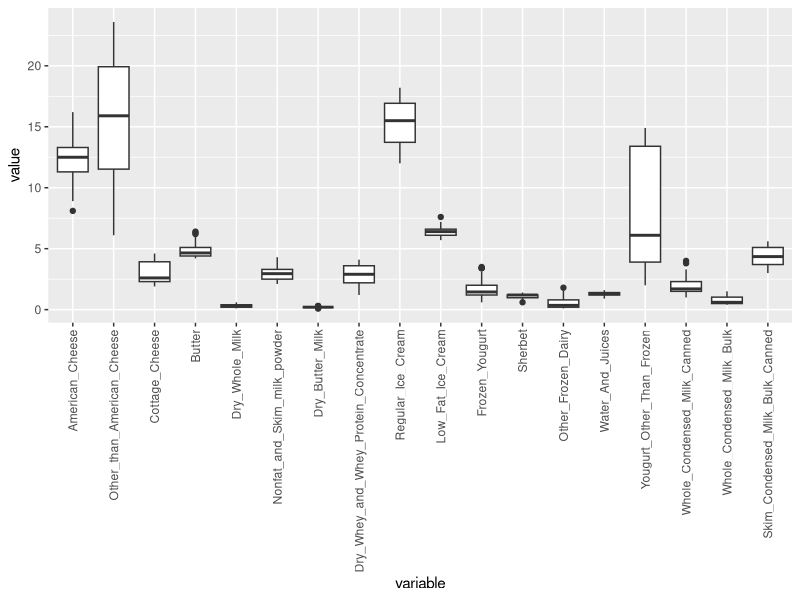
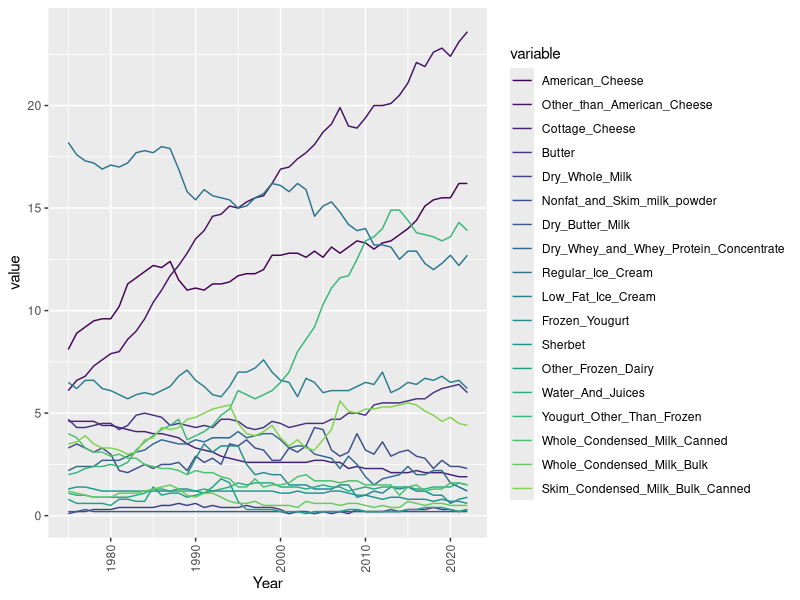
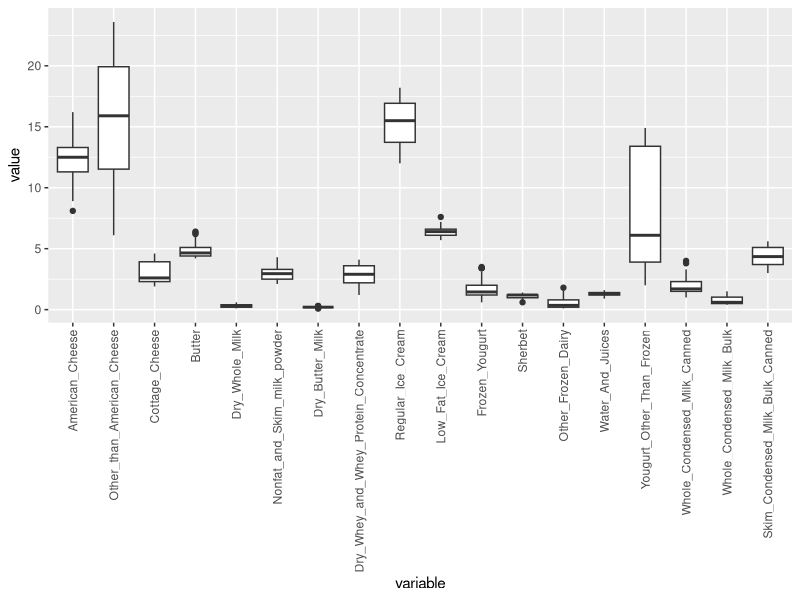
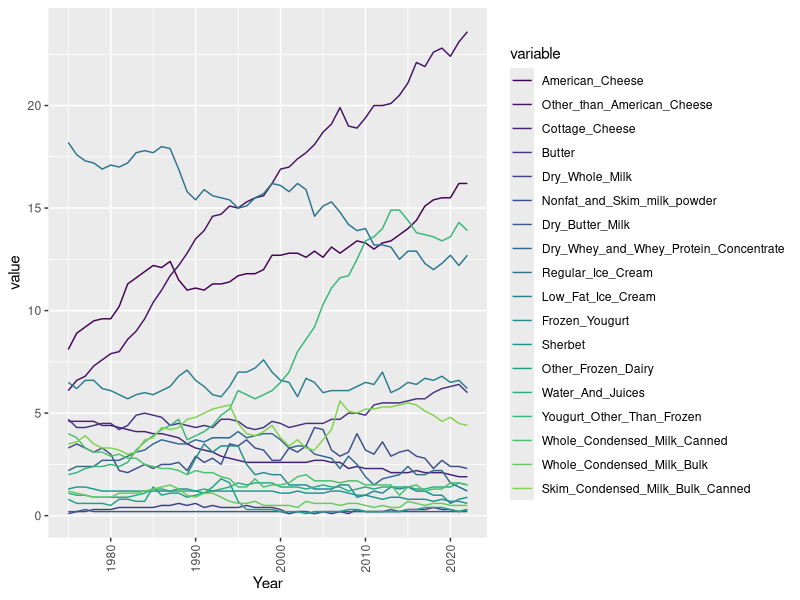
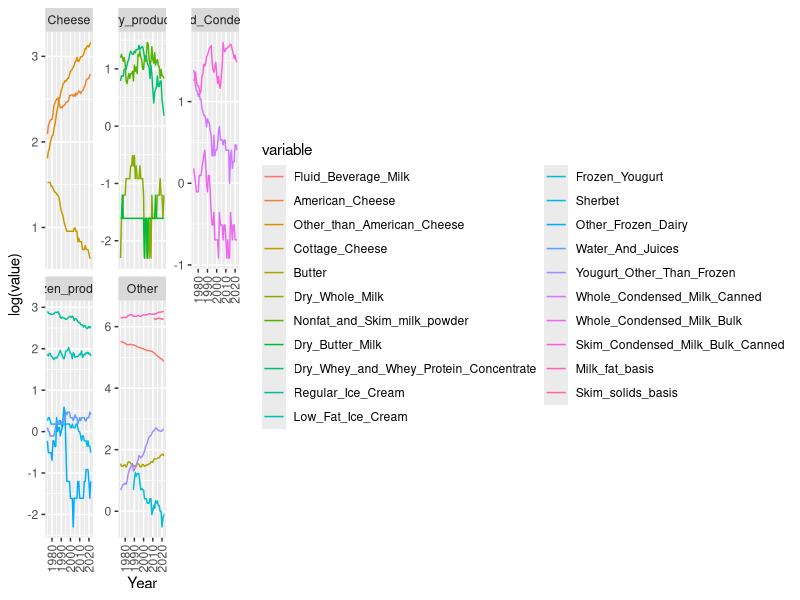
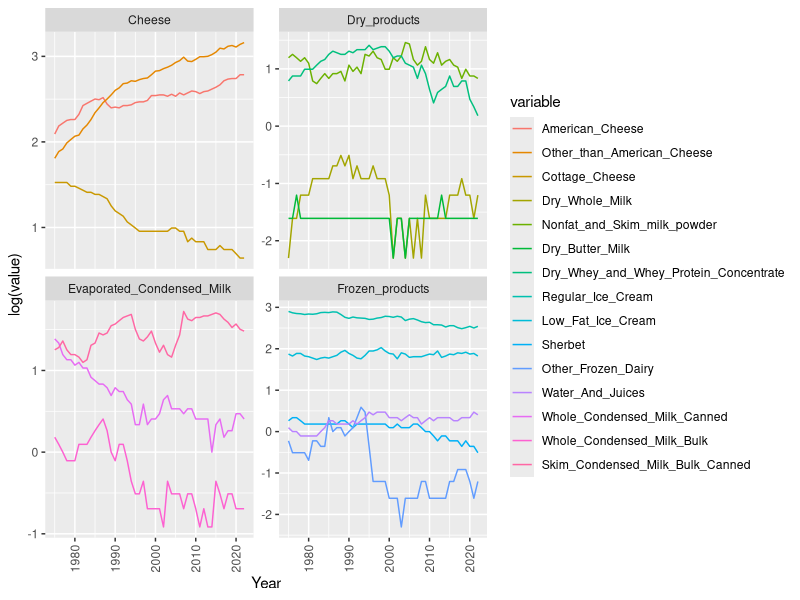
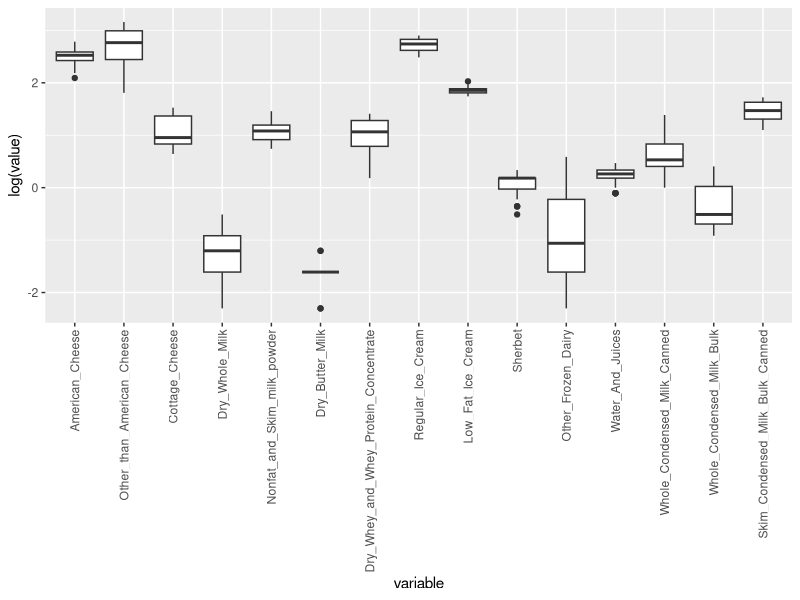
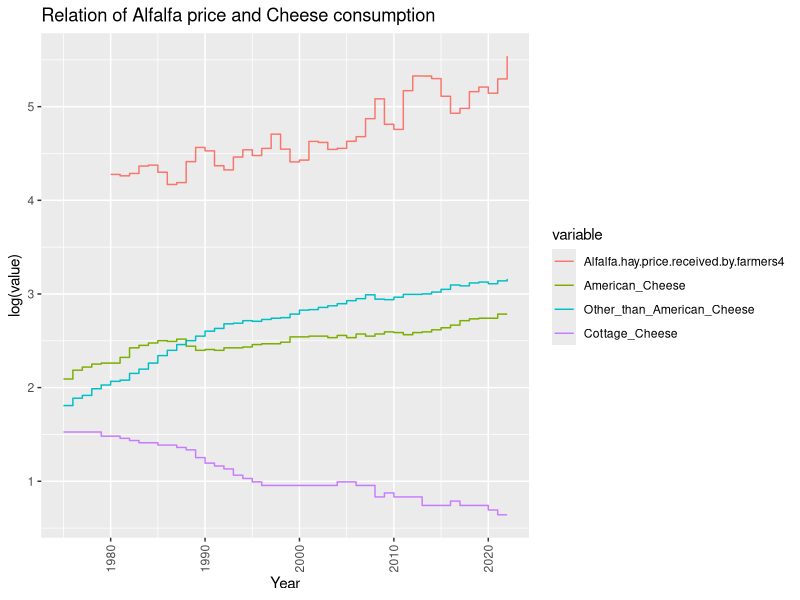

R code for these plots, in order:
## ---- chunk 1
knitr::opts_chunk$set(echo = TRUE)
## ---- chunk 2

# Load the readxl package
library(tidyverse)
library(readxl)


library(readr)

# Read the CSV file from GitHub

dataset <- read.csv("pcconsp_1_csv.csv")

## ---- chunk 3

str(dataset)

## ---- chunk 4

summary(dataset)

## ---- chunk 5

head(dataset)


## ---- chunk 6

# Load necessary libraries
library(ggplot2)
library(reshape2)
library(viridis)


my_palette <- viridis(22)

dataset <- dataset %>% select(-one_of('Skim_solids_basis ', 'Frozen_Yougurt ', 'Milk_fat_basis '))



head(dataset)

# Reshape data into long format
melted_data <- melt(dataset, id.vars = "Year")

head(melted_data)

# Create density plot
sales <- ggplot(melted_data, aes(x = variable, y = value)) +
  geom_boxplot()+
  theme(axis.text.x = element_text(angle = 90, hjust = 1, vjust = 0.5))

ggsave("sales_counts.jpeg", sales)

melted_data_below100 <- melted_data %>% 
  filter(value <= 100)

ggplot(melted_data_below100, aes(x = variable, y = value)) +
  geom_boxplot()+
  theme(axis.text.x = element_text(angle = 90, hjust = 1, vjust = 0.5))

ggplot(melted_data_below100, aes(x = Year, y = value , color = variable)) +
  geom_line()+
  theme(axis.text.x = element_text(angle = 90, hjust = 1, vjust = 0.5))+
  scale_color_manual(values = my_palette)


## ---- chunk 7

head(dataset)

## ---- chunk 8

my_palette <- viridis(22)

# Reshape data into long format
melted_data <- melt(dataset, id.vars = "Year")


# Create density plot


melted_data_below100 <- melted_data %>% 
  filter(value <= 100)

ggplot(melted_data_below100, aes(x = variable, y = value)) +
  geom_boxplot()+
  theme(axis.text.x = element_text(angle = 90, hjust = 1, vjust = 0.5))

ggplot(melted_data_below100, aes(x = Year, y = value , color = variable)) +
  geom_line()+
  theme(axis.text.x = element_text(angle = 90, hjust = 1, vjust = 0.5))+
  scale_color_manual(values = my_palette)

## ---- chunk 9

head(melted_data, 3)

## ---- chunk 10

#Creating catgories based on the variable identifier

categorize <- function(variable_name) {
  if (grepl("American_Cheese", variable_name, ignore.case = TRUE)) {
    return("Cheese")
  } else if (grepl("Other_than_American_Cheese", variable_name, ignore.case = TRUE)) {
    return("Cheese")
  } else if (grepl("Cottage_Cheese", variable_name, ignore.case = TRUE)) {
    return("Cheese")
  } else if (grepl("Dry_Whole_Milk", variable_name, ignore.case = TRUE)) {
    return("Dry_products")
  } else if (grepl("Nonfat_and_Skim_milk_powder", variable_name, ignore.case = TRUE)) {
    return("Dry_products")
  } else if (grepl("Dry_Butter_Milk", variable_name, ignore.case = TRUE)) {
    return("Dry_products")
  } else if (grepl("Dry_Whey_and_Whey_Protein_Concentrate", variable_name, ignore.case = TRUE)) {
    return("Dry_products")
  } else if (grepl("Regular_Ice_Cream", variable_name, ignore.case = TRUE)) {
    return("Frozen_products")
  } else if (grepl("Low_Fat_Ice_Cream", variable_name, ignore.case = TRUE)) {
    return("Frozen_products")
  } else if (grepl("Sherbet", variable_name, ignore.case = TRUE)) {
    return("Frozen_products")
  } else if (grepl("Other_Frozen_Dairy", variable_name, ignore.case = TRUE)) {
    return("Frozen_products")
  } else if (grepl("Water_And_Juices", variable_name, ignore.case = TRUE)) {
    return("Frozen_products")
  } else if (grepl("Whole_Condensed_Milk_Canned", variable_name, ignore.case = TRUE)) {
    return("Evaporated_Condensed_Milk")
  } else if (grepl("Whole_Condensed_Milk_Bulk", variable_name, ignore.case = TRUE)) {
    return("Evaporated_Condensed_Milk")
  } else if (grepl("Skim_Condensed_Milk_Bulk_Canned", variable_name, ignore.case = TRUE)) {
    return("Evaporated_Condensed_Milk")
  } else {
    return("Other")
  }
}

melted_data$Category <- sapply(melted_data$variable, categorize)

head(melted_data)


## ---- chunk 11



ggplot(melted_data, aes(x = Year, y = log(value), color = variable)) +
  geom_line() +
  theme(axis.text.x = element_text(angle = 90, hjust = 1, vjust = 0.5))+
  facet_wrap(~ Category, scales = "free_y")

# Filter out the "Other" category
filtered_data <- melted_data %>%
  filter(Category != "Other")

# Create the plot
ggplot(filtered_data, aes(x = Year, y = log(value), color = variable)) +
  geom_line() +
  theme(axis.text.x = element_text(angle = 90, hjust = 1, vjust = 0.5)) +
  facet_wrap(~ Category, scales = "free_y")
ggsave("trenda_facet.jpeg")


ggplot(filtered_data, aes(x = variable, y = log(value))) +
  geom_boxplot()+
  theme(axis.text.x = element_text(angle = 90, hjust = 1, vjust = 0.5))
ggsave("sales_counta.jpeg")
  


## ---- chunk 12

dataset_effect <- read.csv("annualmilkprodfactors.csv")

head(dataset_effect)


## ---- chunk 13

# Assuming your data frame is named "df"
dataset_effect <- subset(dataset_effect, select = c(Year, Alfalfa.hay.price.received.by.farmers4, Average.price.paid.for.milk1, Milk_Cow_Price))

dataset_effect$Milk_Cow_Price <- as.numeric(gsub(",", "", dataset_effect$Milk_Cow_Price))

head(dataset_effect)


## ---- chunk 14

melted_data_effect <- melt(dataset_effect, id.vars = "Year")

head(melted_data_effect)


## ---- chunk 15

melted_data_cheese <- melted_data %>% 
  filter(melted_data$Category == "Cheese")

melted_data_dry_products <- melted_data %>% 
  filter(melted_data$Category == "Dry_products")

melted_data_Evaporated_Condensed_Milk <- melted_data %>% 
  filter(melted_data$Category == "Evaporated_Condensed_Milk")

melted_data_Frozen_products <- melted_data %>% 
  filter(melted_data$Category == "Frozen_products")


## ---- chunk 16

#Removal of Category
melted_data_cheese <- melted_data_cheese %>% select(-one_of('Category'))
melted_data_dry_products <- melted_data_dry_products %>% select(-one_of('Category'))
melted_data_Evaporated_Condensed_Milk <- melted_data_Evaporated_Condensed_Milk %>% select(-one_of('Category'))
melted_data_Frozen_products <- melted_data_Frozen_products %>% select(-one_of('Category'))

#Variable specific dataframe of effect

alfalfa_price <- melted_data_effect %>% 
  filter(melted_data_effect$variable == "Alfalfa.hay.price.received.by.farmers4")
milk_price <- melted_data_effect %>% 
  filter(melted_data_effect$variable == "Average.price.paid.for.milk1")
milk_cow <- melted_data_effect %>% 
  filter(melted_data_effect$variable == "Milk_Cow_Price")

#Creation of sub dataframes for visualization of relations

alfalfa_cheese <- bind_rows(alfalfa_price, melted_data_cheese)
alfalfa_dry <- bind_rows(alfalfa_price, melted_data_dry_products)
alfalfa_evaporated <- bind_rows(alfalfa_price, melted_data_Evaporated_Condensed_Milk)
alfalfa_frozen <- bind_rows(alfalfa_price, melted_data_Frozen_products)

milk_price_cheese <- bind_rows(milk_price, melted_data_cheese)
milk_price_dry <- bind_rows(milk_price, melted_data_dry_products)
milk_price_evaporated <- bind_rows(milk_price, melted_data_Evaporated_Condensed_Milk)
milk_price_frozen <- bind_rows(milk_price, melted_data_Frozen_products)

milk_cow_cheese <- bind_rows(milk_cow, melted_data_cheese)
milk_cow_dry <- bind_rows(milk_cow, melted_data_dry_products)
milk_cow_evaporated <- bind_rows(milk_cow, melted_data_Evaporated_Condensed_Milk)
milk_cow_frozen <- bind_rows(milk_cow, melted_data_Frozen_products)


## ---- chunk 17
#Graphs of alfalfa and commodity

ggplot(alfalfa_cheese, aes(x = Year, y = log(value) , color = variable)) +
  geom_step()+
  theme(axis.text.x = element_text(angle = 90, hjust = 1, vjust = 0.5))+
  labs(title = "Relation of Alfalfa price and Cheese consumption")
ggsave("alfalfa_cheese.jpeg")

ggplot(alfalfa_dry, aes(x = Year, y = log(value) , color = variable)) +
  geom_step()+
  theme(axis.text.x = element_text(angle = 90, hjust = 1, vjust = 0.5))+
  labs(title = "Relation of Alfalfa price and Dry products consumption")
ggsave("alfalfa_dry.jpeg")

ggplot(alfalfa_evaporated, aes(x = Year, y = log(value) , color = variable)) +
  geom_step()+
  theme(axis.text.x = element_text(angle = 90, hjust = 1, vjust = 0.5))+
  labs(title = "Relation of Alfalfa price and Evaporated and Condensed milk consumption")
ggsave("alfalfa_evaporated.jpeg")

ggplot(alfalfa_frozen, aes(x = Year, y = log(value) , color = variable)) +
  geom_step()+
  theme(axis.text.x = element_text(angle = 90, hjust = 1, vjust = 0.5))+
  labs(title = "Relation of Alfalfa price and Frozen products consumption")
ggsave("alfalfa_frozen.jpeg")


## ---- chunk 18
#Graphs of alfalfa and commodity

ggplot(milk_price_cheese, aes(x = Year, y = log(value) , color = variable)) +
  geom_step()+
  theme(axis.text.x = element_text(angle = 90, hjust = 1, vjust = 0.5))+
  labs(title = "Relation of Milk price and Cheese consumption")
ggsave("milk_price_cheese.jpeg")

ggplot(milk_price_dry, aes(x = Year, y = log(value) , color = variable)) +
  geom_step()+
  theme(axis.text.x = element_text(angle = 90, hjust = 1, vjust = 0.5))+
  labs(title = "Relation of Milk price and Dry products consumption")
ggsave("milk_price_dry.jpeg")

ggplot(milk_price_evaporated, aes(x = Year, y = log(value) , color = variable)) +
  geom_step()+
  theme(axis.text.x = element_text(angle = 90, hjust = 1, vjust = 0.5))+
  labs(title = "Relation of Milk price and Evaporated and Condensed milk consumption")
ggsave("milk_price_evaporated.jpeg")

ggplot(milk_price_frozen, aes(x = Year, y = log(value) , color = variable)) +
  geom_step()+
  theme(axis.text.x = element_text(angle = 90, hjust = 1, vjust = 0.5))+
  labs(title = "Relation of Milk price and Frozen products consumption")
ggsave("milk_price_frozen.jpeg")


## ---- chunk 19
#Graphs of alfalfa and commodity

ggplot(milk_cow_cheese, aes(x = Year, y = log(value) , color = variable)) +
  geom_step()+
  theme(axis.text.x = element_text(angle = 90, hjust = 1, vjust = 0.5))+
  labs(title = "Relation of Milk cow price and Cheese consumption")
ggsave("milk_cow_cheese.jpeg")

ggplot(milk_cow_dry, aes(x = Year, y = log(value) , color = variable)) +
  geom_step()+
  theme(axis.text.x = element_text(angle = 90, hjust = 1, vjust = 0.5))+
  labs(title = "Relation of Milk cow price and Dry products consumption")
ggsave("milk_cow_dry.jpeg")

ggplot(milk_cow_evaporated, aes(x = Year, y = log(value) , color = variable)) +
  geom_step()+
  theme(axis.text.x = element_text(angle = 90, hjust = 1, vjust = 0.5))+
  labs(title = "Relation of Milk cow price and Evaporated and Condensed milk consumption")
ggsave("milk_cow_evaporated.jpeg")

ggplot(milk_cow_frozen, aes(x = Year, y = log(value) , color = variable)) +
  geom_step()+
  theme(axis.text.x = element_text(angle = 90, hjust = 1, vjust = 0.5))+
  labs(title = "Relation of Milk cow price and Frozen products consumption")
ggsave("milk_cow_frozen.jpeg")


